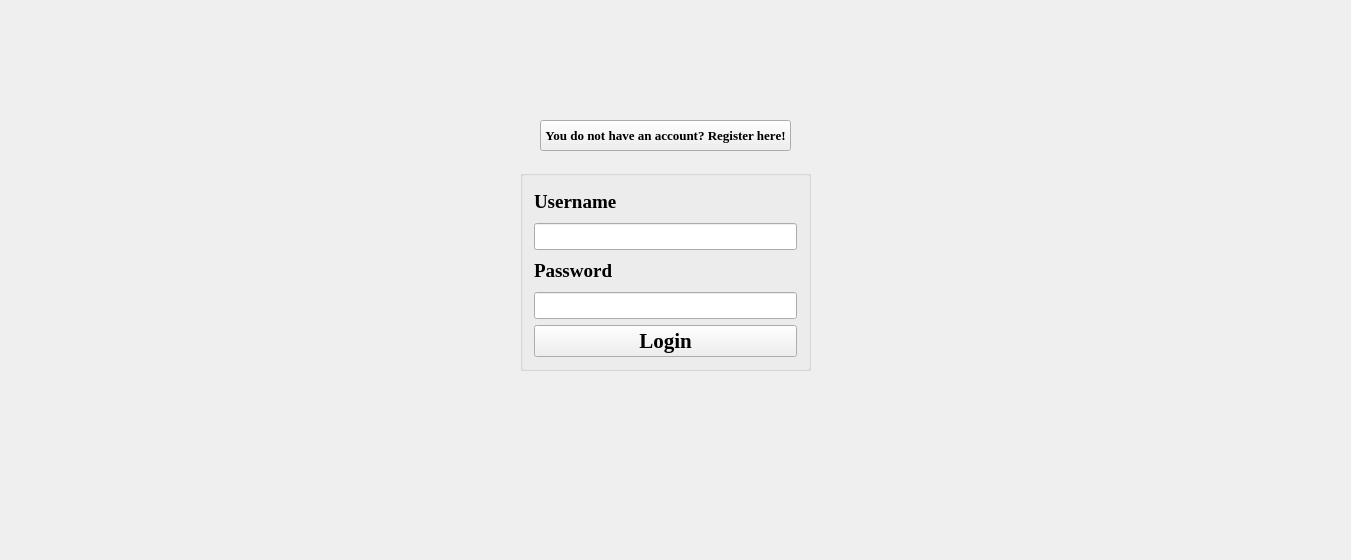
<?xml version="1.0" encoding="UTF-8"?>
<ui version="4.0">
 <class>TriviadorclientClass</class>
 <widget class="QMainWindow" name="TriviadorclientClass">
  <property name="geometry">
   <rect>
    <x>0</x>
    <y>0</y>
    <width>1351</width>
    <height>560</height>
   </rect>
  </property>
  <property name="contextMenuPolicy">
   <enum>Qt::DefaultContextMenu</enum>
  </property>
  <property name="windowTitle">
   <string>Triviadorclient</string>
  </property>
  <property name="windowIcon">
   <iconset resource="Triviadorclient.qrc">
    <normaloff>:/Triviadorclient/images/triv.png</normaloff>:/Triviadorclient/images/triv.png</iconset>
  </property>
  <property name="styleSheet">
   <string notr="true">#centralWidget{

border-image: url(:/Triviadorclient/images/background.jpg);

}</string>
  </property>
  <widget class="QWidget" name="centralWidget">
   <widget class="QGroupBox" name="groupBox">
    <property name="geometry">
     <rect>
      <x>520</x>
      <y>170</y>
      <width>291</width>
      <height>201</height>
     </rect>
    </property>
    <property name="title">
     <string/>
    </property>
    <layout class="QVBoxLayout" name="verticalLayout_3">
     <item>
      <layout class="QVBoxLayout" name="verticalLayout">
       <item>
        <widget class="QLabel" name="label">
         <property name="font">
          <font>
           <family>Times New Roman</family>
           <pointsize>14</pointsize>
           <bold>true</bold>
          </font>
         </property>
         <property name="text">
          <string>Username</string>
         </property>
        </widget>
       </item>
       <item>
        <widget class="QLineEdit" name="username">
         <property name="font">
          <font>
           <family>Times New Roman</family>
           <pointsize>12</pointsize>
           <bold>true</bold>
          </font>
         </property>
        </widget>
       </item>
      </layout>
     </item>
     <item>
      <layout class="QVBoxLayout" name="verticalLayout_2">
       <item>
        <widget class="QLabel" name="label_2">
         <property name="font">
          <font>
           <family>Times New Roman</family>
           <pointsize>14</pointsize>
           <bold>true</bold>
          </font>
         </property>
         <property name="text">
          <string>Password</string>
         </property>
        </widget>
       </item>
       <item>
        <widget class="QLineEdit" name="password">
         <property name="font">
          <font>
           <family>Times New Roman</family>
           <pointsize>12</pointsize>
           <bold>true</bold>
          </font>
         </property>
         <property name="echoMode">
          <enum>QLineEdit::Password</enum>
         </property>
        </widget>
       </item>
      </layout>
     </item>
     <item>
      <widget class="QPushButton" name="LoginButton">
       <property name="font">
        <font>
         <family>Times New Roman</family>
         <pointsize>16</pointsize>
         <bold>true</bold>
        </font>
       </property>
       <property name="text">
        <string>Login</string>
       </property>
      </widget>
     </item>
    </layout>
   </widget>
   <widget class="QPushButton" name="GoToRegisterButton">
    <property name="geometry">
     <rect>
      <x>540</x>
      <y>120</y>
      <width>251</width>
      <height>31</height>
     </rect>
    </property>
    <property name="font">
     <font>
      <family>Times New Roman</family>
      <pointsize>10</pointsize>
      <bold>true</bold>
     </font>
    </property>
    <property name="text">
     <string>You do not have an account? Register here!</string>
    </property>
   </widget>
  </widget>
 </widget>
 <layoutdefault spacing="6" margin="11"/>
 <resources>
  <include location="Triviadorclient.qrc"/>
 </resources>
 <connections/>
</ui>
